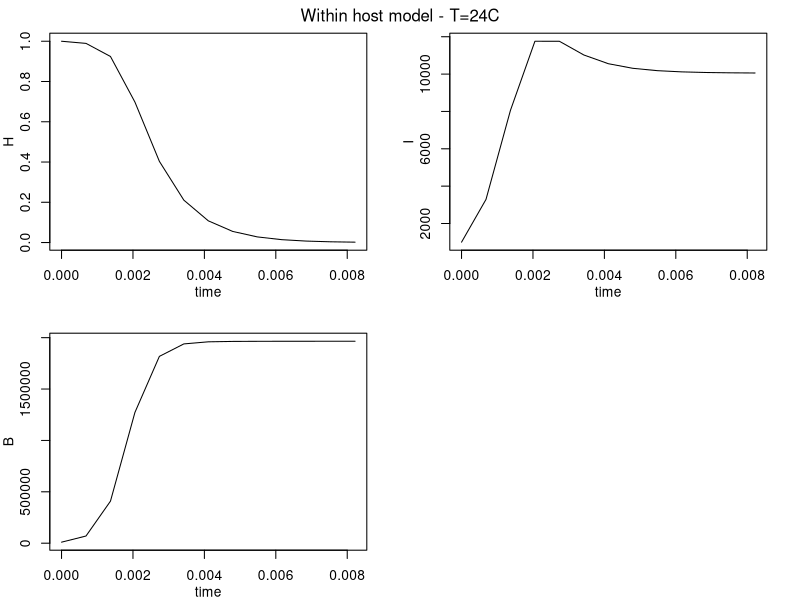
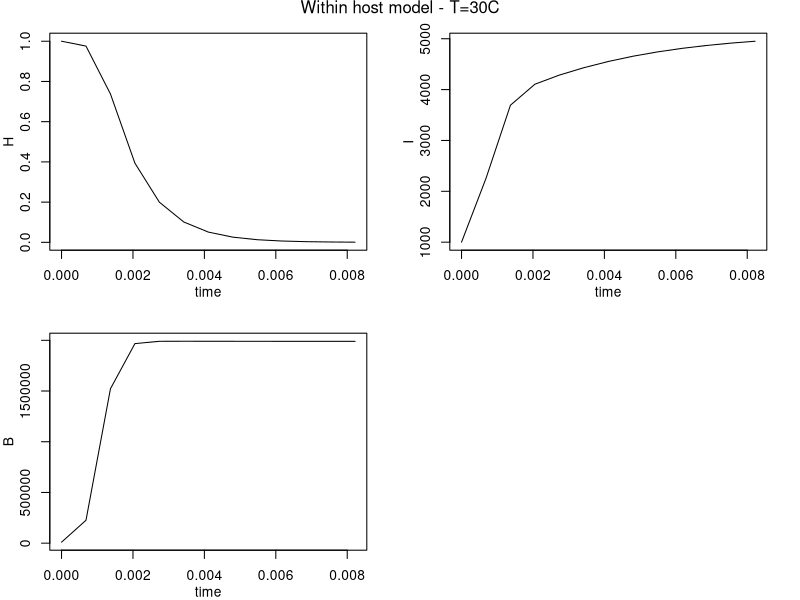
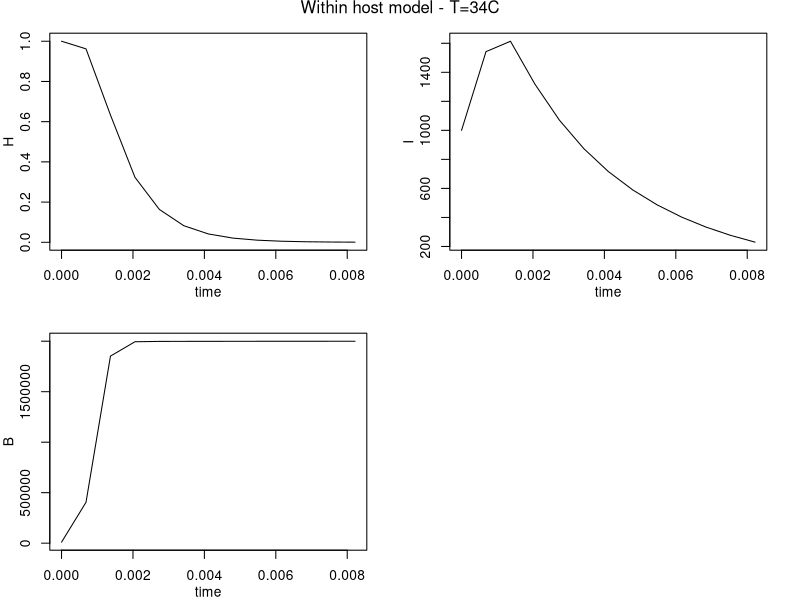
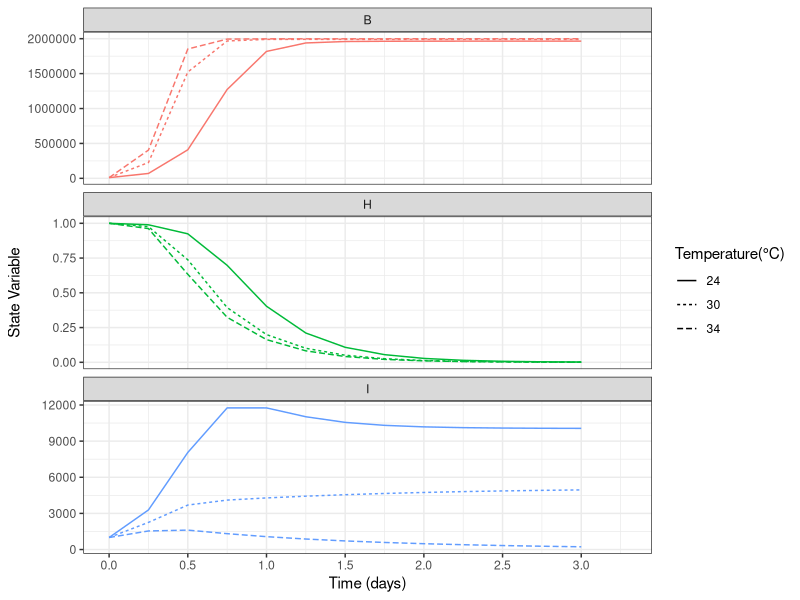

Reproduce these figures in R, in order.
#Within host model for T. castaneum infection w/ Bt x Temp
#this is using the correct model from ODE_within_host_at_temperatures.R to show how T affects HIB
#ONLY 3 TEMPS, NOT LOOP
####################
# clear workspace
rm(list = ls())
###########################
#load packages
library(dplyr)
library(tidyr)
library(ggplot2)
library(deSolve)
#####################################################################

#individ temps:

Bt_Tcast_within_host_infection <- function (t, x, params) {
  #state variables
  H <- x[1] #Health Status
  I <- x[2] #Immune Effectors
  B <- x[3] #Bacteria
  state <-c(H, I, B)
  
  #parameters
  p <- params["p"]
  m <- params["m"]
  psi <- params["psi"]
  d <- params["d"]
  c <- params["c"]
  beta <- params["beta"]
  gamma <- params["gamma"]
  alpha <- params["alpha"]
  w <- params["w"]
  z <- params["z"]
  r <- params["r"]
  KH <- params["KH"]
  KB <- params["KB"]
  KI <- params["KI"]
  sigma<-params["sigma"]
  TCI <- params["TCI"]
  TII <- params["TII"]
  TB <- params["TB"]
  
  #model equations
  dHdt <- (psi*H*(KH-H))-(beta*B*H)-(p*H)-(I*m*H)
  dIdt <- (TCI*gamma*I*(KI-I)) + (TII*alpha*I*(KB/(1+exp(-0.001*(B-sigma)))))-(I*(B*w + z))
  dBdt <- TB*r*B*(1-B/KB)-B*d-c*I*B
  dndt <- c(dHdt,dIdt,dBdt)
  list(dndt) #must be list format for ode
}
###############################
times <- seq(from=0,to=3/365,by=1/365/4)
#24C
parms <-c(psi=0.5, KH=1, beta=0.0005,p=0.0005,m=0.0001,
          gamma=0.1,KI=20000,alpha=0.0000085,KB=2000000,w=0.0005,z=0.001,
          r=6000,d=0.003,c=0.005,sigma=500000,
          TCI=0.9718167,TII=0.9156949,TB=0.4821786) 
xstart<-c(H=1,I=1000,B=10000)

ode(
  func=Bt_Tcast_within_host_infection,
  y=xstart,
  times=times,
  parms=parms
) %>% 
  as.data.frame() -> out

vec<-c(rep(24,13))
out["temp"]<-vec
T24C<-out

op <- par(fig=c(0,1,0,1),mfrow=c(2,2),
          mar=c(3,3,2,2),mgp=c(2,1,0))

plot(H~time,data=out,type="l",xlab="time",ylab="H")
plot(I~time,data=out,type="l",xlab="time",ylab="I")
plot(B~time,data=out,type="l",xlab="time",ylab="B")
mtext(outer=TRUE,line=-1.5,"Within host model - T=24C")
par(op)

###################
#30C
times <- seq(from=0,to=3/365,by=1/365/4)

parms <-c(psi=0.5, KH=1, beta=0.0005,p=0.0005,m=0.0001,
          gamma=0.1,KI=20000,alpha=0.0000085,KB=2000000,w=0.0005,z=0.001,
          r=6000,d=0.003,c=0.005,sigma=500000,
          TCI=0.6631556,TII=0.3954252,TB=0.7883752) 
xstart<-c(H=1,I=1000,B=10000)

ode(
  func=Bt_Tcast_within_host_infection,
  y=xstart,
  times=times,
  parms=parms
) %>% 
  as.data.frame() -> out


vec<-c(rep(30,13))
out["temp"]<-vec
T30C<-out

op <- par(fig=c(0,1,0,1),mfrow=c(2,2),
          mar=c(3,3,2,2),mgp=c(2,1,0))

plot(H~time,data=out,type="l",xlab="time",ylab="H")
plot(I~time,data=out,type="l",xlab="time",ylab="I")
plot(B~time,data=out,type="l",xlab="time",ylab="B")
mtext(outer=TRUE,line=-1,"Within host model - T=30C")
par(op)


##########################
#34C

times <- seq(from=0,to=3/365,by=1/365/4)
parms <-c(psi=0.5, KH=1, beta=0.0005,p=0.0005,m=0.0001,
          gamma=0.1,KI=20000,alpha=0.0000085,KB=2000000,w=0.0005,z=0.001,
          r=6000,d=0.003,c=0.005,sigma=500000,
          TCI=0.3677866,TII=0.1603162,TB=0.9553218) 
xstart<-c(H=1,I=1000,B=10000)

ode(
  func=Bt_Tcast_within_host_infection,
  y=xstart,
  times=times,
  parms=parms
) %>% 
  as.data.frame() -> out


vec<-c(rep(34,13))
out["temp"]<-vec
T34C<-out

op <- par(fig=c(0,1,0,1),mfrow=c(2,2),
          mar=c(3,3,2,2),mgp=c(2,1,0))

plot(H~time,data=out,type="l",xlab="time",ylab="H")
plot(I~time,data=out,type="l",xlab="time",ylab="I")
plot(B~time,data=out,type="l",xlab="time",ylab="B")
mtext(outer=TRUE,line=-1,"Within host model - T=34C")
par(op)
##################################

total <- rbind(T24C,T30C,T34C)

total %>%
  gather(variable,value,-time,-temp) %>%
  ggplot(aes(x=time,y=value,color=variable))+geom_line(aes(linetype=(as.factor(temp))))+
  facet_wrap(~variable,scales="free_y",ncol=1)+
  guides(color=FALSE)+theme_bw()+
  labs(y="State Variable")+
  scale_x_continuous(name="Time (days)", 
                     breaks=c(0.000,0.001369863,0.002739726,0.004109589,0.005479452,
                              0.006849315,0.008219178),
                     labels = c("0.0","0.5","1.0","1.5","2.0","2.5","3.0"),
                     limits=c(0,0.009))+
  scale_linetype_discrete(name="Temperature(°C)")
